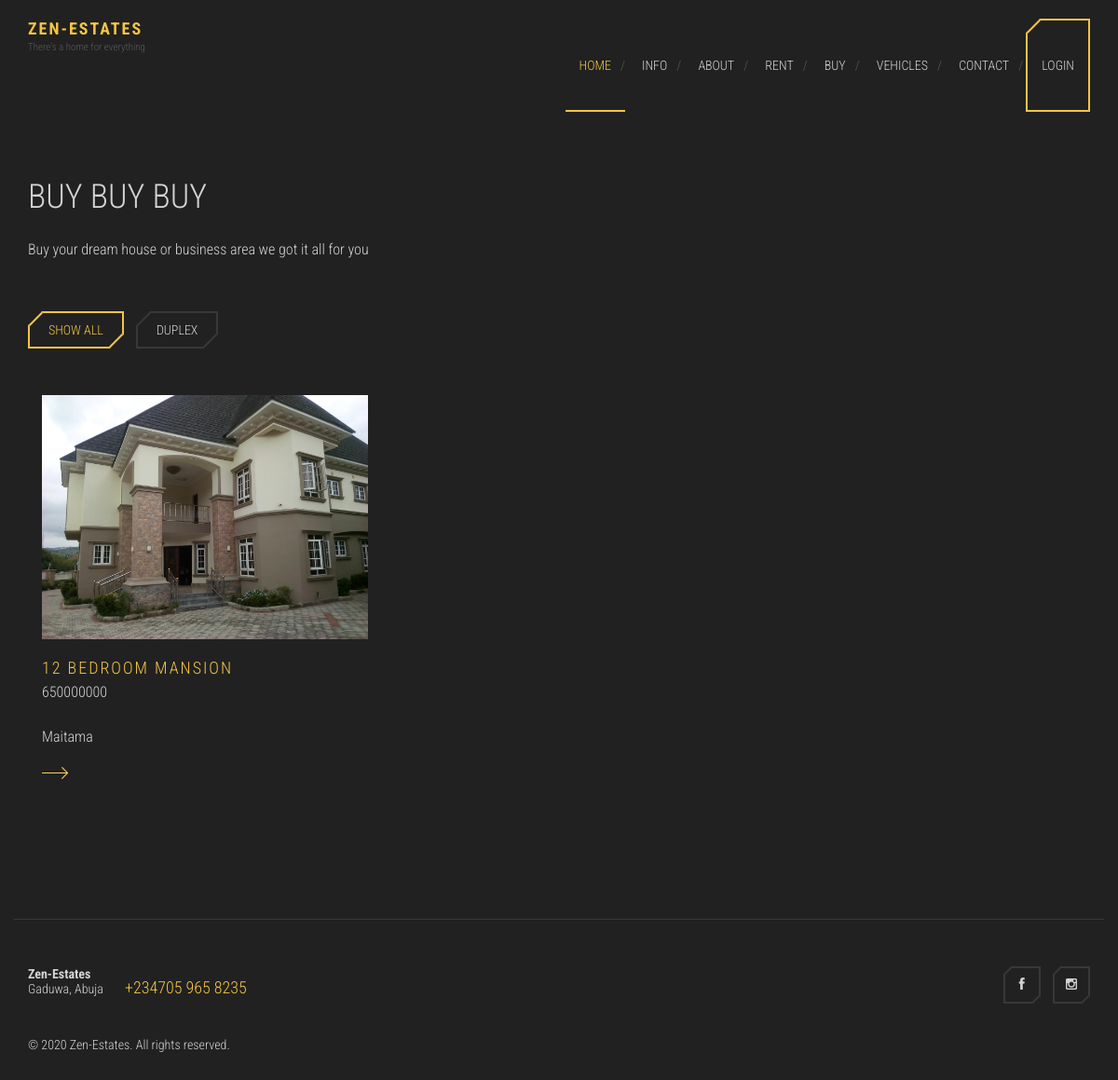
/sell.php, run on the app's committed database.
### tables this page shows
CREATE TABLE `properties` (
  `id` int(11) NOT NULL,
  `title` varchar(100) NOT NULL,
  `property_type` varchar(100) NOT NULL,
  `description` longtext NOT NULL,
  `location` text NOT NULL,
  `country` varchar(500) NOT NULL,
  `price` int(11) NOT NULL,
  `pros` text NOT NULL,
  `cons` text NOT NULL,
  `vendor` varchar(80) NOT NULL,
  `phone` varchar(20) NOT NULL,
  `phone2` varchar(20) NOT NULL,
  `email` varchar(60) NOT NULL,
  `fimage` longtext NOT NULL,
  `images` longblob NOT NULL,
  `transaction_state` varchar(100) NOT NULL,
  `urgency` varchar(100) NOT NULL,
  `property_state` varchar(40) NOT NULL,
  `created` timestamp NOT NULL DEFAULT CURRENT_TIMESTAMP
);

### sell.php (the view, shortened to what this page needs)
<?php
include('header.php');
?>
<main class="main-content">
				<div class="page">
					<div class="container">
						<h2 class="entry-title">Buy Buy Buy</h2>
						<p>Buy your dream house or business area we got it all for you</p>
						<div class="filter-links filterable-nav">
							<?php
								$sql = "SELECT property_type FROM properties WHERE transaction_state = 'sell'";
								$result2 = mysqli_query($connection, $sql);
								if (mysqli_num_rows($result2) > 0) {
									while($row = mysqli_fetch_array($result2, MYSQLI_ASSOC)) {
								?>
								<a href="#" class="current wow fadeInRight" data-filter="*">Show all</a>
							<a href="#" class="wow fadeInRight" data-wow-delay=".2s" data-filter="<?php echo ".".$row["property_type"]; ?>"><?php echo $row['property_type']; ?></a>
							<?php
									}
								}
								?>
						</div>
						<div class="filterable-items">
						<?php
                        $query = "SELECT * from properties WHERE transaction_state = 'sell' ORDER BY id desc";
						$result = mysqli_query($connection, $query);
						if (mysqli_num_rows($result) > 0) {
							while($row = mysqli_fetch_array($result, MYSQLI_ASSOC)) {
                        ?>
							<div class="project-item filterable-item <?php echo $row["property_type"]; ?>">
								<figure class="featured-image">
									<a href="project-single.html"><img src="img/property/<?php echo $row["fimage"]; ?>" alt="#"></a>
									<figcaption>
										<h2 class="project-title"><a href="project-single.html"><?php echo $row["title"]; ?></a></h2>
										<p class="project-subtotle"><?php echo $row["price"]; ?></p>
										<p><?php echo $row["location"]; ?></p>
										<a href="single.php?view=<?php echo $row["id"]; ?>" class="more-link"><img src="images/arrow.png" alt=""></a>
									</figcaption>
								</figure>
							</div>
							<?php
							}
						}
								?>
						</div>
					</div>
				</div>
			</main>
<?php
include('footer.php');
?>

### style.css (style rules this page uses)
article, aside, details, figcaption, figure, footer, header, hgroup, nav, section, summary { display: block; }
html { background: #fff; color: #000; -webkit-text-size-adjust: 100%; -ms-text-size-adjust: 100%; }
html, button, input, select, textarea { font-family: sans-serif; }
body { margin: 0; }
a { background: transparent; }
h2 { font-size: 1.5em; margin: 0.83em 0; }
img { border: 0; }
figure { margin: 0; }
*, *:before, *:after { -moz-box-sizing: border-box; box-sizing: border-box; }
body { background-color: #212121; color: #d3d3d3; font-family: "Roboto Condensed", "Open Sans", sans-serif; font-size: 14px; font-weight: 300; line-height: normal; }
h1, h2, h3, h4, h5, h6 { font-weight: 700; margin: 0 0 20px; }
a { text-decoration: none; color: #f4c545; }
p { margin-top: 0; }
.container { margin-right: auto; margin-left: auto; padding-left: 15px; padding-right: 15px; *zoom: 1; }
.container:after { content: " "; clear: both; display: block; overflow: hidden; height: 0; }
@media (min-width: 768px) { .container { width: 750px; } }
@media (min-width: 992px) { .container { width: 970px; } }
@media (min-width: 1200px) { .container { width: 1170px; } }
.page { padding: 50px 0; }
.page .entry-title { font-size: 36px; font-size: 2.5714285714em; list-style: 3px; font-weight: 300; text-transform: uppercase; }
.page p { font-size: 16px; font-size: 1.1428571429em; line-height: 2; }
.filterable-nav { margin: 50px 0; }
.filterable-nav a { display: inline-block; padding: 10px 20px; margin-right: 10px; border: 2px solid #383838; position: relative; color: #d3d3d3; text-transform: uppercase; -webkit-transition: .3s ease; transition: .3s ease; }
.filterable-nav a:before, .filterable-nav a:after { content: " "; width: 20px; height: 20px; position: absolute; background: #212121; -webkit-transition: .3s ease; transition: .3s ease; }
.filterable-nav a:before { border-bottom: 2px solid #383838; -webkit-transform: rotate(-45deg); -ms-transform: rotate(-45deg); transform: rotate(-45deg); top: -10px; left: -10px; }
.filterable-nav a:after { border-top: 2px solid #383838; -webkit-transform: rotate(-45deg); -ms-transform: rotate(-45deg); transform: rotate(-45deg); bottom: -10px; right: -10px; }
.filterable-nav a.current, .filterable-nav a:hover { border-color: #f4c545; color: #f4c545; }
.filterable-nav a.current:before, .filterable-nav a.current:after, .filterable-nav a:hover:before, .filterable-nav a:hover:after { border-color: #f4c545; }
.filterable-items { *zoom: 1; }
.filterable-items:after { content: " "; clear: both; display: block; overflow: hidden; height: 0; }
.project-item { width: 33.333%; padding: 0 15px; margin-bottom: 30px; float: left; }
.project-item img { max-width: 100%; margin-bottom: 20px; display: block; }
.project-item .project-title { font-size: 18px; font-size: 1.2857142857em; margin-bottom: 0; letter-spacing: 2px; font-weight: 300; text-transform: uppercase; color: #f4c545; }

### data on the page
properties: property_type "DUPLEX", fimage (picture), title "12 BEDROOM MANSION", price "650000000", location "Maitama"
